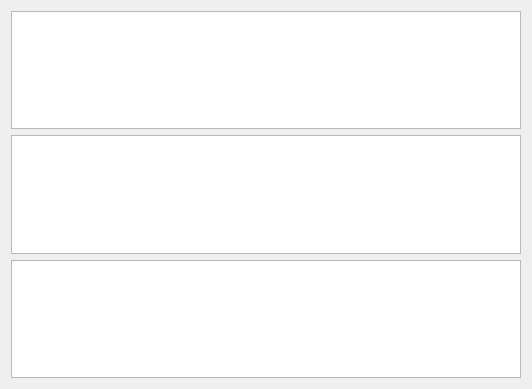
<?xml version="1.0" encoding="UTF-8"?>
<ui version="4.0">
 <class>TimeLineDockWidget</class>
 <widget class="QWidget" name="TimeLineDockWidget">
  <property name="geometry">
   <rect>
    <x>0</x>
    <y>0</y>
    <width>532</width>
    <height>389</height>
   </rect>
  </property>
  <property name="windowTitle">
   <string>DockWidget</string>
  </property>
  <layout class="QHBoxLayout" name="horizontalLayout">
   <item>
    <widget class="QSplitter" name="VSplitter">
     <property name="orientation">
      <enum>Qt::Horizontal</enum>
     </property>
     <widget class="QWidget" name="horizontalLayoutWidget">
      <layout class="QVBoxLayout" name="verticalLayout">
       <item>
        <widget class="QTableView" name="tableView"/>
       </item>
       <item>
        <widget class="QTreeView" name="treeViewSortByBegin"/>
       </item>
       <item>
        <widget class="QTreeView" name="treeViewSortByType"/>
       </item>
      </layout>
     </widget>
    </widget>
   </item>
  </layout>
 </widget>
 <resources/>
 <connections/>
</ui>
